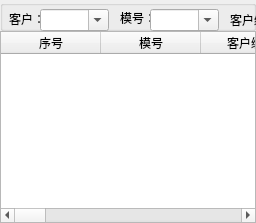
      <widget class="QWidget" name="xiangmuxinxi">
       <attribute name="title">
        <string>项目信息</string>
       </attribute>
       <layout class="QVBoxLayout" name="verticalLayout_2">
        <property name="spacing">
         <number>0</number>
        </property>
        <property name="leftMargin">
         <number>0</number>
        </property>
        <property name="topMargin">
         <number>0</number>
        </property>
        <property name="rightMargin">
         <number>0</number>
        </property>
        <property name="bottomMargin">
         <number>0</number>
        </property>
        <item>
         <widget class="QWidget" name="widget_2" native="true">
          <property name="maximumSize">
           <size>
            <width>16777215</width>
            <height>62</height>
           </size>
          </property>
          <widget class="QWidget" name="layoutWidget">
           <property name="geometry">
            <rect>
             <x>1</x>
             <y>1</y>
             <width>390</width>
             <height>60</height>
            </rect>
           </property>
           <layout class="QGridLayout" name="gridLayout_2">
            <item row="0" column="9">
             <widget class="QToolButton" name="toolButton_7">
              <property name="text">
               <string>退出</string>
              </property>
              <property name="icon">
               <iconset>
                <normaloff>ICO/png/1110305.png</normaloff>ICO/png/1110305.png</iconset>
              </property>
              <property name="iconSize">
               <size>
                <width>36</width>
                <height>36</height>
               </size>
              </property>
              <property name="toolButtonStyle">
               <enum>Qt::ToolButtonTextUnderIcon</enum>
              </property>
              <property name="autoRaise">
               <bool>true</bool>
              </property>
             </widget>
            </item>
            <item row="0" column="4">
             <widget class="QToolButton" name="toolButton_9">
              <property name="text">
               <string>查看</string>
              </property>
              <property name="icon">
               <iconset>
                <normaloff>ICO/png/1081662.png</normaloff>ICO/png/1081662.png</iconset>
              </property>
              <property name="iconSize">
               <size>
                <width>36</width>
                <height>36</height>
               </size>
              </property>
              <property name="toolButtonStyle">
               <enum>Qt::ToolButtonTextUnderIcon</enum>
              </property>
              <property name="autoRaise">
               <bool>true</bool>
              </property>
             </widget>
            </item>
            <item row="0" column="2">
             <widget class="QToolButton" name="toolButton_10">
              <property name="text">
               <string>修改</string>
              </property>
              <property name="icon">
               <iconset>
                <normaloff>ICO/png/1073170.png</normaloff>ICO/png/1073170.png</iconset>
              </property>
              <property name="iconSize">
               <size>
                <width>36</width>
                <height>36</height>
               </size>
              </property>
              <property name="toolButtonStyle">
               <enum>Qt::ToolButtonTextUnderIcon</enum>
              </property>
              <property name="autoRaise">
               <bool>true</bool>
              </property>
             </widget>
            </item>
            <item row="0" column="7">
             <widget class="QToolButton" name="toolButton_11">
              <property name="text">
               <string>流程跳转</string>
              </property>
              <property name="icon">
               <iconset>
                <normaloff>ICO/png/1081628.png</normaloff>ICO/png/1081628.png</iconset>
              </property>
              <property name="iconSize">
               <size>
                <width>36</width>
                <height>36</height>
               </size>
              </property>
              <property name="toolButtonStyle">
               <enum>Qt::ToolButtonTextUnderIcon</enum>
              </property>
              <property name="autoRaise">
               <bool>true</bool>
              </property>
             </widget>
            </item>
            <item row="0" column="1">
             <widget class="QToolButton" name="toolButton_12">
              <property name="text">
               <string>删除</string>
              </property>
              <property name="icon">
               <iconset>
                <normaloff>ICO/png/1081640.png</normaloff>ICO/png/1081640.png</iconset>
              </property>
              <property name="iconSize">
               <size>
                <width>36</width>
                <height>36</height>
               </size>
              </property>
              <property name="toolButtonStyle">
               <enum>Qt::ToolButtonTextUnderIcon</enum>
              </property>
              <property name="autoRaise">
               <bool>true</bool>
              </property>
             </widget>
            </item>
            <item row="0" column="5">
             <widget class="QToolButton" name="toolButton_13">
              <property name="text">
               <string>导出</string>
              </property>
              <property name="icon">
               <iconset>
                <normaloff>ICO/png/1081656.png</normaloff>ICO/png/1081656.png</iconset>
              </property>
              <property name="iconSize">
               <size>
                <width>36</width>
                <height>36</height>
               </size>
              </property>
              <property name="toolButtonStyle">
               <enum>Qt::ToolButtonTextUnderIcon</enum>
              </property>
              <property name="autoRaise">
               <bool>true</bool>
              </property>
             </widget>
            </item>
            <item row="0" column="6">
             <widget class="Line" name="line_4">
              <property name="orientation">
               <enum>Qt::Vertical</enum>
              </property>
             </widget>
            </item>
            <item row="0" column="0">
             <widget class="QToolButton" name="toolButton_14">
              <property name="text">
               <string>新增</string>
              </property>
              <property name="icon">
               <iconset>
                <normaloff>ICO/png/1081676.png</normaloff>ICO/png/1081676.png</iconset>
              </property>
              <property name="iconSize">
               <size>
                <width>36</width>
                <height>36</height>
               </size>
              </property>
              <property name="toolButtonStyle">
               <enum>Qt::ToolButtonTextUnderIcon</enum>
              </property>
              <property name="autoRaise">
               <bool>true</bool>
              </property>
             </widget>
            </item>
            <item row="0" column="8">
             <widget class="Line" name="line_5">
              <property name="orientation">
               <enum>Qt::Vertical</enum>
              </property>
             </widget>
            </item>
            <item row="0" column="3">
             <widget class="Line" name="line_6">
              <property name="orientation">
               <enum>Qt::Vertical</enum>
              </property>
             </widget>
            </item>
           </layout>
          </widget>
         </widget>
        </item>
        <item>
         <widget class="QGroupBox" name="groupBox_3">
          <property name="maximumSize">
           <size>
            <width>16777215</width>
            <height>40</height>
           </size>
          </property>
          <property name="title">
           <string/>
          </property>
          <widget class="QPushButton" name="chaxun_2">
           <property name="enabled">
            <bool>true</bool>
           </property>
           <property name="geometry">
            <rect>
             <x>1090</x>
             <y>10</y>
             <width>75</width>
             <height>23</height>
            </rect>
           </property>
           <property name="text">
            <string>查询</string>
           </property>
          </widget>
          <widget class="QLabel" name="label_12">
           <property name="geometry">
            <rect>
             <x>755</x>
             <y>12</y>
             <width>31</width>
             <height>16</height>
            </rect>
           </property>
           <property name="maximumSize">
            <size>
             <width>36</width>
             <height>16</height>
            </size>
           </property>
           <property name="text">
            <string>日期：</string>
           </property>
          </widget>
          <widget class="QDateEdit" name="dateEdit_3">
           <property name="geometry">
            <rect>
             <x>897</x>
             <y>11</y>
             <width>88</width>
             <height>20</height>
            </rect>
           </property>
           <property name="minimumSize">
            <size>
             <width>88</width>
             <height>20</height>
            </size>
           </property>
           <property name="maximumSize">
            <size>
             <width>88</width>
             <height>20</height>
            </size>
           </property>
           <property name="calendarPopup">
            <bool>true</bool>
           </property>
          </widget>
          <widget class="QLabel" name="label_14">
           <property name="geometry">
            <rect>
             <x>9</x>
             <y>11</y>
             <width>31</width>
             <height>16</height>
            </rect>
           </property>
           <property name="maximumSize">
            <size>
             <width>36</width>
             <height>16</height>
            </size>
           </property>
           <property name="styleSheet">
            <string notr="true"/>
           </property>
           <property name="text">
            <string>客户：</string>
           </property>
          </widget>
          <widget class="QLabel" name="label_15">
           <property name="geometry">
            <rect>
             <x>120</x>
             <y>10</y>
             <width>31</width>
             <height>16</height>
            </rect>
           </property>
           <property name="maximumSize">
            <size>
             <width>36</width>
             <height>16</height>
            </size>
           </property>
           <property name="text">
            <string>模号：</string>
           </property>
          </widget>
          <widget class="QLabel" name="label_17">
           <property name="geometry">
            <rect>
             <x>880</x>
             <y>11</y>
             <width>16</width>
             <height>16</height>
            </rect>
           </property>
           <property name="text">
            <string>至</string>
           </property>
          </widget>
          <widget class="QDateEdit" name="dateEdit_4">
           <property name="geometry">
            <rect>
             <x>787</x>
             <y>11</y>
             <width>88</width>
             <height>20</height>
            </rect>
           </property>
           <property name="minimumSize">
            <size>
             <width>88</width>
             <height>20</height>
            </size>
           </property>
           <property name="maximumSize">
            <size>
             <width>88</width>
             <height>20</height>
            </size>
           </property>
           <property name="calendarPopup">
            <bool>true</bool>
           </property>
          </widget>
          <widget class="QLabel" name="label_18">
           <property name="geometry">
            <rect>
             <x>610</x>
             <y>10</y>
             <width>60</width>
             <height>20</height>
            </rect>
           </property>
           <property name="maximumSize">
            <size>
             <width>60</width>
             <height>20</height>
            </size>
           </property>
           <property name="text">
            <string>筛选方式：</string>
           </property>
          </widget>
          <widget class="QComboBox" name="comboBox_2">
           <property name="geometry">
            <rect>
             <x>460</x>
             <y>9</y>
             <width>51</width>
             <height>22</height>
            </rect>
           </property>
           <item>
            <property name="text">
             <string>业务</string>
            </property>
           </item>
           <item>
            <property name="text">
             <string>项目</string>
            </property>
           </item>
           <item>
            <property name="text">
             <string>设计</string>
            </property>
           </item>
           <item>
            <property name="text">
             <string>钳工</string>
            </property>
           </item>
          </widget>
          <widget class="QComboBox" name="comboBox_3">
           <property name="geometry">
            <rect>
             <x>40</x>
             <y>9</y>
             <width>69</width>
             <height>22</height>
            </rect>
           </property>
           <property name="editable">
            <bool>true</bool>
           </property>
          </widget>
          <widget class="QComboBox" name="comboBox_4">
           <property name="geometry">
            <rect>
             <x>150</x>
             <y>9</y>
             <width>69</width>
             <height>22</height>
            </rect>
           </property>
           <property name="editable">
            <bool>true</bool>
           </property>
          </widget>
          <widget class="QComboBox" name="comboBox_5">
           <property name="geometry">
            <rect>
             <x>290</x>
             <y>9</y>
             <width>111</width>
             <height>22</height>
            </rect>
           </property>
           <property name="editable">
            <bool>true</bool>
           </property>
          </widget>
          <widget class="QLabel" name="label_19">
           <property name="geometry">
            <rect>
             <x>230</x>
             <y>10</y>
             <width>61</width>
             <height>20</height>
            </rect>
           </property>
           <property name="text">
            <string>客户编号：</string>
           </property>
          </widget>
          <widget class="QLabel" name="label_20">
           <property name="geometry">
            <rect>
             <x>420</x>
             <y>10</y>
             <width>51</width>
             <height>20</height>
            </rect>
           </property>
           <property name="maximumSize">
            <size>
             <width>60</width>
             <height>20</height>
            </size>
           </property>
           <property name="text">
            <string>担当人：</string>
           </property>
          </widget>
          <widget class="QComboBox" name="comboBox_6">
           <property name="geometry">
            <rect>
             <x>510</x>
             <y>9</y>
             <width>81</width>
             <height>22</height>
            </rect>
           </property>
           <property name="editable">
            <bool>true</bool>
           </property>
          </widget>
          <widget class="QComboBox" name="comboBox_7">
           <property name="geometry">
            <rect>
             <x>670</x>
             <y>10</y>
             <width>51</width>
             <height>22</height>
            </rect>
           </property>
           <item>
            <property name="text">
             <string>下单</string>
            </property>
           </item>
           <item>
            <property name="text">
             <string>首样</string>
            </property>
           </item>
           <item>
            <property name="text">
             <string>移模</string>
            </property>
           </item>
          </widget>
          <widget class="QCheckBox" name="checkBox_3">
           <property name="geometry">
            <rect>
             <x>990</x>
             <y>2</y>
             <width>89</width>
             <height>16</height>
            </rect>
           </property>
           <property name="text">
            <string>包括移模项目</string>
           </property>
          </widget>
          <widget class="QCheckBox" name="checkBox_4">
           <property name="geometry">
            <rect>
             <x>990</x>
             <y>20</y>
             <width>89</width>
             <height>16</height>
            </rect>
           </property>
           <property name="text">
            <string>包括历史记录</string>
           </property>
          </widget>
         </widget>
        </item>
        <item>
         <widget class="QTableWidget" name="tableWidget_xm">
          <property name="sizePolicy">
           <sizepolicy hsizetype="Preferred" vsizetype="Preferred">
            <horstretch>0</horstretch>
            <verstretch>0</verstretch>
           </sizepolicy>
          </property>
          <property name="autoScroll">
           <bool>true</bool>
          </property>
          <column>
           <property name="text">
            <string>序号</string>
           </property>
          </column>
          <column>
           <property name="text">
            <string>模号</string>
           </property>
          </column>
          <column>
           <property name="text">
            <string>客户编号</string>
           </property>
          </column>
          <column>
           <property name="text">
            <string>模具等级</string>
           </property>
          </column>
          <column>
           <property name="text">
            <string>业务担当</string>
           </property>
          </column>
          <column>
           <property name="text">
            <string>项目担当</string>
           </property>
          </column>
          <column>
           <property name="text">
            <string>设计担当</string>
           </property>
          </column>
          <column>
           <property name="text">
            <string>钳工担当</string>
           </property>
          </column>
          <column>
           <property name="text">
            <string>钳工组别</string>
           </property>
          </column>
          <column>
           <property name="text">
            <string>下单日期</string>
           </property>
          </column>
          <column>
           <property name="text">
            <string>首样日期</string>
           </property>
          </column>
          <column>
           <property name="text">
            <string>要求移模日期</string>
           </property>
          </column>
          <column>
           <property name="text">
            <string>实际移模日期</string>
           </property>
          </column>
          <column>
           <property name="text">
            <string>合格/特采</string>
           </property>
          </column>
          <column>
           <property name="text">
            <string>备注</string>
           </property>
          </column>
         </widget>
        </item>
       </layout>
      </widget>
